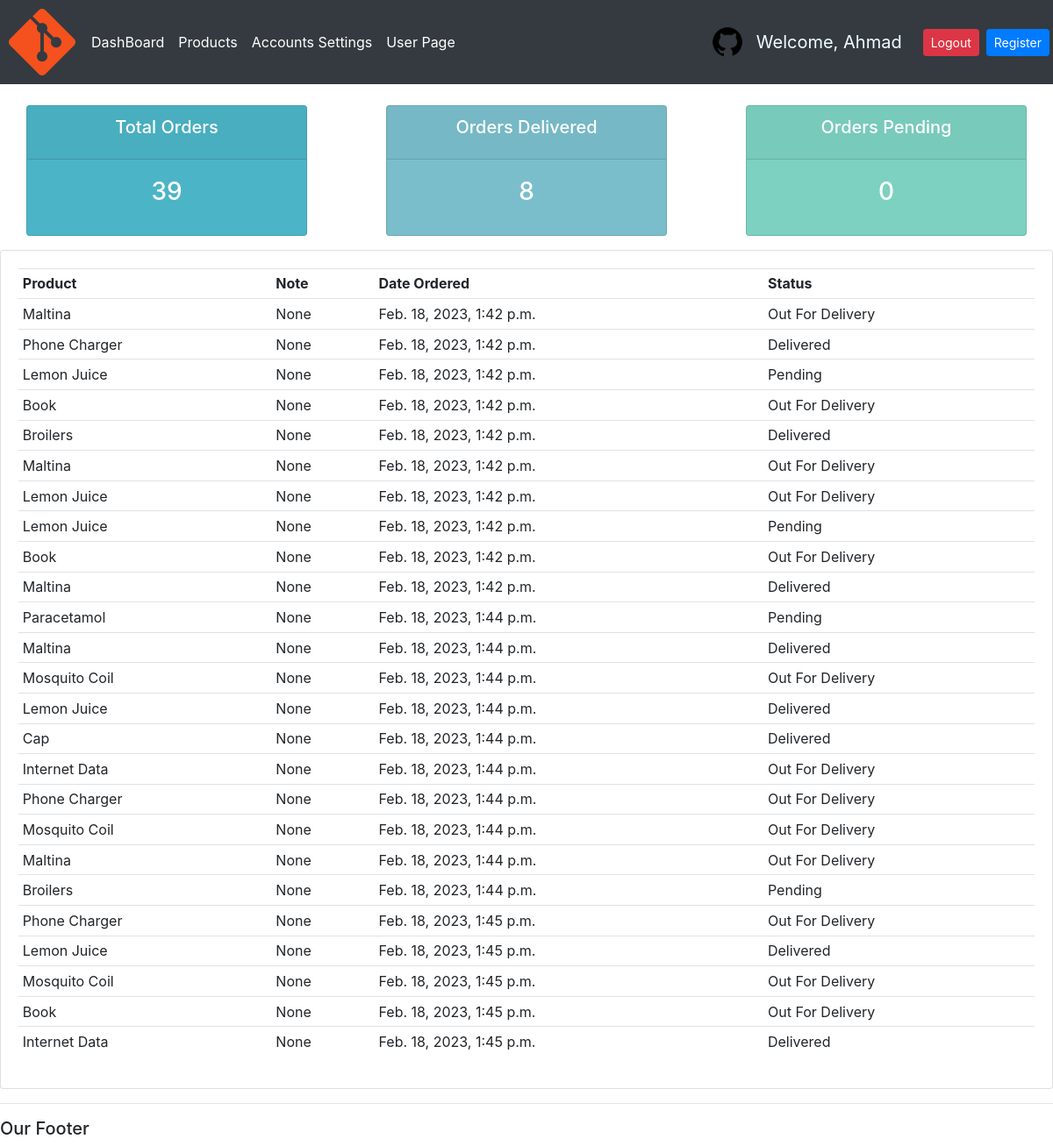
The page /user/ (signed in) on the database its author committed.
### accounts/models.py (models this page shows, shortened)
class Customer(models.Model):
    user = models.OneToOneField(User, null=True, blank=True, on_delete=models.CASCADE)
    name = models.CharField(max_length=200, null=True)
    email = models.EmailField(max_length=200, null=True)
    phone = models.CharField(max_length=200, null=True)
    profile_pic = models.ImageField(default='github.png', null=True, blank=True)
    country = CountryField(blank_label='Select Country', null=True)
    profession = models.CharField(max_length=100, blank=True, null=True)
    date_created = models.DateTimeField(auto_now_add=True, null=True)

class Order(models.Model):
    STATUS = (
        ('Pending', 'Pending',),
        ('Out For Delivery', 'Out For Delivery'),
        ('Delivered', 'Delivered'),
    )
    customer = models.ForeignKey(Customer, null=True, on_delete=models.SET_NULL)
    product = models.ForeignKey(Product, null=True, on_delete=models.SET_NULL)
    date_created = models.DateTimeField(auto_now_add=True, null=True)
    status = models.CharField(max_length=200, null=True, choices=STATUS)
    note = models.CharField(max_length=1000, null=True)
    def __str__(self):
        return self.product.name

class Product(models.Model):
    CATEGORY = (
        ('Indoor', 'Indoor'),
        ('Out Door', 'Out Door')
    )
    name = models.CharField(max_length=200, null=True)
    price = models.FloatField(null=True)
    category = models.CharField(max_length=200, null=True, choices=CATEGORY)
    description = models.CharField(max_length=200, null=True, blank=True)
    date_created = models.DateTimeField(auto_now_add=True, null=True)
    tags = models.ManyToManyField(Tag)
    def __str__(self):
        return self.name

### accounts/views.py (the view)
# urls.py: path('user/', views.userPage, name='user-page'),
@login_required(login_url='login')
def userPage(request):
    orders = request.user.customer.order_set.all()
    total_orders = Order.objects.all().count()
    delivered_orders = orders.filter(status='Delivered').count()
    pending_orders = orders.filter(status='Peding').count()
    print('ORDERS:', orders)
    context = {'orders' : orders,'total_orders' : total_orders, 'delivered_orders' : delivered_orders,  'pending_orders' : pending_orders}
    return render(request, 'accounts/user.html', context)

### accounts/templates/accounts/user.html
{% extends 'accounts/main.html' %}
{% block content %}
{% include 'accounts/status.html' %}
<div class="row">
    <div class="col-md">
        <div class="card card-body">
            <table class="table table-sm">
                <tr>
                    <th>Product</th>
                    <th>Note</th>
                    <th>Date Ordered</th>
                    <th>Status</th>
                </tr>
            {% for order in orders %}
                <tr>
                    <td>{{order.product}}</td>
                    <td>{{order.note}}</td>
                    <td>{{order.date_created}}</td>
                    <td>{{order.status}}</td>
                </tr>
            {% endfor %}
            </table>
        </div>
    </div>
</div>
{% endblock content %}

### accounts/templates/accounts/main.html (shortened to what this page needs)
{% load static %}
<!DOCTYPE html>
<html lang="en">
<head>
    <link rel="stylesheet" href="https://cdn.jsdelivr.net/npm/bootstrap@4.0.0/dist/css/bootstrap.min.css">
    <link rel="stylesheet" type="text/css" href="{% static '/css/main.css' %}">
</head>
<body>
    {% include 'accounts/navbar.html' %}
    {% block content %}
    {% endblock content %}
    <hr>
    <h5>Our Footer</h5>
</body>
</html>

### accounts/templates/accounts/navbar.html (shortened to what this page needs)
{% load static %}
<nav class="navbar navbar-expand-lg p-0 navbar-dark bg-dark">
    <img src="{% static 'images/git.png' %}">
    <div class="collapse navbar-collapse" id="navbarNavDropdown">
      <ul class="navbar-nav">
        {% if request.user.is_staff %}
        <li class="nav-item active">
          <a class="nav-link" href="{% url 'home' %}">DashBoard</a>
        </li>
        <li class="nav-item active">
          <a class="nav-link" href="{% url 'products' %}">Products</a>
        </li>
        <li class="nav-item active">
          <a class="nav-link" href="{% url 'account' %}">Accounts Settings</a>
        </li>
        <li class="nav-item active">
          <a class="nav-link" href="{% url 'user-page' %}">User Page</a>
        </li>
        {% else %}
        <li class="nav-item">
          <a class="nav-link" href="/">Settings</a>
        </li>
        {% endif %}
      </ul>
    </div>
    <img id="pic" class="profile-pic p-1 m-2" src="{{request.user.customer.profile_pic.url}}">
    <span class="hello-msg">Welcome, {{request.user}}</span>
    <button class="btn btn-danger btn-sm m-1 " href="{% url 'logout' %}">Logout</button>
    <button class="btn btn-primary btn-sm m-1" href="{% url 'register' %}">Register</button>
</nav>

### accounts/templates/accounts/status.html
<br>
<div class="row">
    <div class="col">
        <div class="col">
            <div class="col-md">
                <div class="card text-center text-white mb-3" id="total-orders">
                    <div class="card-header">
                        <h5 class="card-title">Total Orders</h5>
                    </div>
                    <div class="card-body">
                        <h3 class="card-title">{{total_orders}}</h3>
                    </div>
                </div>
            </div>
        </div>
    </div>
    <div class="col">
        <div class="col">
            <div class="col-md">
                <div class="card text-center text-white mb-3" id="orders-delivered">
                    <div class="card-header">
                        <h5 class="card-title">Orders Delivered</h5>
                    </div>
                    <div class="card-body">
                        <h3 class="card-title">{{delivered_orders}}</h3>
                    </div>
                </div>
            </div>
        </div>
    </div>
    <div class="col">
        <div class="col">
            <div class="col-md">
                <div class="card text-center text-white mb-3" id="orders-pending">
                    <div class="card-header">
                        <h5 class="card-title">Orders Pending</h5>
                    </div>
                    <div class="card-body">
                        <h3 class="card-title">{{pending_orders}}</h3>
                    </div>
                </div>
            </div>
        </div>
    </div>
</div>

### static/css/main.css (style rules this page uses)
body { background-color: #fff; }
#total-orders { background-color: #4cb4c7; }
#orders-delivered { background-color: #7abecc; }
#orders-pending { background-color: #7CD1C0; }

### accounts/templates/accounts/navbar.html (style rules this page uses)
.hello-msg { font-size: 20px; color: azure; margin-right: 20px; box-shadow: none; }
#pic { height: 50px; width: 50px; border-radius: 50%; }

### rows shown on the page
Order: product "Maltina", note "None", date_created "Feb. 18, 2023, 1:42 p.m.", status "Out For Delivery"
Order: product "Phone Charger", note "None", date_created "Feb. 18, 2023, 1:42 p.m.", status "Delivered"
Order: product "Lemon Juice", note "None", date_created "Feb. 18, 2023, 1:42 p.m.", status "Pending"
Order: product "Book", note "None", date_created "Feb. 18, 2023, 1:42 p.m.", status "Out For Delivery"
Order: product "Broilers", note "None", date_created "Feb. 18, 2023, 1:42 p.m.", status "Delivered"
Order: product "Maltina", note "None", date_created "Feb. 18, 2023, 1:42 p.m.", status "Out For Delivery"
Order: product "Lemon Juice", note "None", date_created "Feb. 18, 2023, 1:42 p.m.", status "Out For Delivery"
Order: product "Lemon Juice", note "None", date_created "Feb. 18, 2023, 1:42 p.m.", status "Pending"
Order: product "Book", note "None", date_created "Feb. 18, 2023, 1:42 p.m.", status "Out For Delivery"
Order: product "Maltina", note "None", date_created "Feb. 18, 2023, 1:42 p.m.", status "Delivered"
Order: product "Paracetamol", note "None", date_created "Feb. 18, 2023, 1:44 p.m.", status "Pending"
Order: product "Maltina", note "None", date_created "Feb. 18, 2023, 1:44 p.m.", status "Delivered"
Order: product "Mosquito Coil", note "None", date_created "Feb. 18, 2023, 1:44 p.m.", status "Out For Delivery"
Order: product "Lemon Juice", note "None", date_created "Feb. 18, 2023, 1:44 p.m.", status "Delivered"
Order: product "Cap", note "None", date_created "Feb. 18, 2023, 1:44 p.m.", status "Delivered"
Order: product "Internet Data", note "None", date_created "Feb. 18, 2023, 1:44 p.m.", status "Out For Delivery"
Order: product "Phone Charger", note "None", date_created "Feb. 18, 2023, 1:44 p.m.", status "Out For Delivery"
Order: product "Mosquito Coil", note "None", date_created "Feb. 18, 2023, 1:44 p.m.", status "Out For Delivery"
Order: product "Maltina", note "None", date_created "Feb. 18, 2023, 1:44 p.m.", status "Out For Delivery"
Order: product "Broilers", note "None", date_created "Feb. 18, 2023, 1:44 p.m.", status "Pending"
Order: product "Phone Charger", note "None", date_created "Feb. 18, 2023, 1:45 p.m.", status "Out For Delivery"
Order: product "Lemon Juice", note "None", date_created "Feb. 18, 2023, 1:45 p.m.", status "Delivered"
Order: product "Mosquito Coil", note "None", date_created "Feb. 18, 2023, 1:45 p.m.", status "Out For Delivery"
Order: product "Book", note "None", date_created "Feb. 18, 2023, 1:45 p.m.", status "Out For Delivery"
Order: product "Internet Data", note "None", date_created "Feb. 18, 2023, 1:45 p.m.", status "Delivered"

### other values the page prints
{{ request.user }} "Ahmad"
{{ total_orders }} "39"
{{ delivered_orders }} "8"
{{ pending_orders }} "0"
